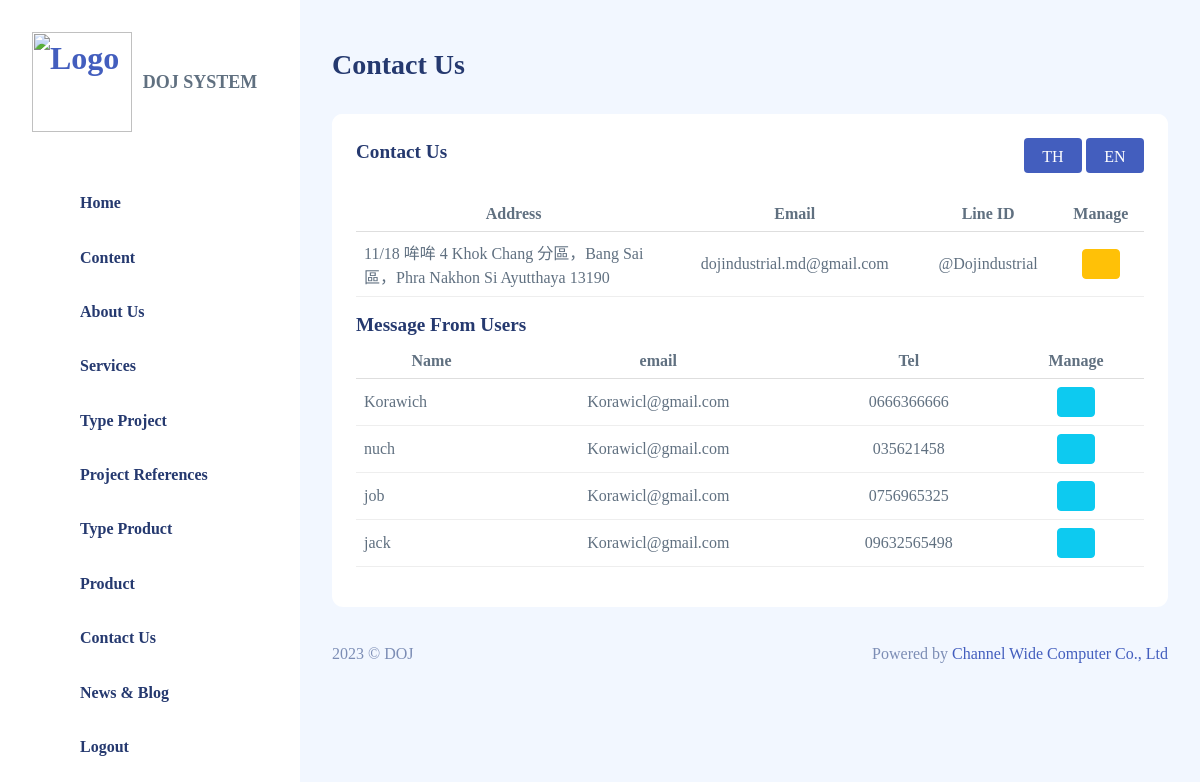
The app's page /webpanelcw/contact_us_cn.php (signed in) with its own data.
### tables this page shows
CREATE TABLE `contact_cn` (
  `id` int(10) NOT NULL,
  `address` varchar(255) NOT NULL,
  `tel1` varchar(255) NOT NULL,
  `tel2` varchar(255) NOT NULL,
  `tel3` varchar(255) NOT NULL,
  `tel4` varchar(255) NOT NULL,
  `email` varchar(255) NOT NULL,
  `line` varchar(255) NOT NULL,
  `line_qr` varchar(255) NOT NULL
);

CREATE TABLE `message` (
  `id` int(10) NOT NULL,
  `name` varchar(255) NOT NULL,
  `email` varchar(255) NOT NULL,
  `tel` varchar(255) NOT NULL,
  `message` longtext NOT NULL
);

### webpanelcw/contact_us_cn.php (the view, shortened to what this page needs)
<?php
require_once('config/doj_db.php');
$id = 1;
$data_contact = $conn->prepare("SELECT * FROM contact_cn WHERE id = :id");
$data_contact->bindParam(":id", $id);
$data_contact->execute();
$row_contact_cn = $data_contact->fetch(PDO::FETCH_ASSOC);
$message = $conn->prepare("SELECT * FROM message");
$message->execute();
$row_message = $message->fetchAll();
?>
<!DOCTYPE html>
<html lang="en">
<head>
    <link rel="stylesheet" href="assets/css/main/app.css">
    <link rel="stylesheet" href="assets/css/main/app-dark.css">
    <link rel="stylesheet" href="css/contact.css?v=<?php echo time(); ?>">
    <link rel="stylesheet" href="assets/css/shared/iconly.css">
</head>
<body>
    <div id="app">
        <?php include('sidebar.php'); ?>
        <div id="main">
            <div class="page-heading">
                <h3>Contact Us</h3>
            </div>
            <section class="section">
                <div class="card">
                    <div class="card-header">
                        <h4 class="card-title">Contact Us</h4>
                        <div class="flex-end">
                            <a href="contact_us"><button type="button" class="btn btn-edit1">TH</button></a>
                            <a href="contact_us_en"><button type="button" class="btn btn-edit1">EN</button></a>
                        </div>
                    </div>
                    <div class="card-body">
                        <div class="table-responsive">
                            <table class="table">
                                <thead>
                                    <tr align="center">
                                        <th width="40%">Address</th>
                                        <th>Email</th>
                                        <th>Line ID</th>
                                        <th>Manage</th>
                                    </tr>
                                </thead>
                                <tbody>
                                    <tr>
                                        <td align="left"><?php echo $row_contact_cn['address']; ?></td>
                                        <td align="center"><?php echo $row_contact_cn['email']; ?></td>
                                        <td align="center"><?php echo $row_contact_cn['line']; ?></td>
                                        <td align="center">
                                            <a type="input" class="btn btn-warning" style="color: #FFFFFF;" data-bs-toggle="modal" href="#info<?php echo $row_contact_cn['id'] ?>"><i class="bi bi-pencil-square"></i></a>
                                        </td>
                                    </tr>
                                </tbody>
                            </table>
                            <h4 class="card-title">Message From Users</h4>
                            <table class="table">
                                <thead>
                                    <tr align="center">
                                        <th>Name</th>
                                        <th>email</th>
                                        <th>Tel</th>
                                        <th>Manage</th>
                                    </tr>
                                </thead>
                                <tbody>
                                    <?php
                                    foreach ($row_message as $row_message) { ?>
                                        <tr>
                                            <td align="left"><?php echo $row_message['name']; ?></td>
                                            <td align="center"><?php echo $row_message['email']; ?></td>
                                            <td align="center"><?php echo $row_message['tel']; ?></td>
                                            <td align="center">
                                                <a type="input" class="btn btn-info" style="color: #FFFFFF;" data-bs-toggle="modal" href="#message<?php echo $row_message['id'] ?>"><i class="bi bi-eye"></i></a>
                                            </td>
                                        </tr>
                                    <?php  }
                                    ?>
                                </tbody>
                            </table>
                        </div>
                    </div>
                </div>
            </section>
            <?php include('footer.php'); ?>
        </div>
    </div>
</body>
</html>

### webpanelcw/css/contact.css (style rules this page uses)
.btn-edit1 { width: 58px; height: 35px; background-color: #435ebe; color: #FFFFFF; }
.card-header { display: flex; justify-content: space-between; align-items: center; }

### records on screen
contact_cn: address "11/18 哞哞 4 Khok Chang 分區，Bang Sai 區，Phra Nakhon Si Ayutthaya 13190", email "dojindustrial.md@gmail.com", line "@Dojindustrial"
message: name "Korawich", email "Korawicl@gmail.com", tel "0666366666"
message: name "nuch", email "Korawicl@gmail.com", tel "035621458"
message: name "job", email "Korawicl@gmail.com", tel "0756965325"
message: name "jack", email "Korawicl@gmail.com", tel "09632565498"
